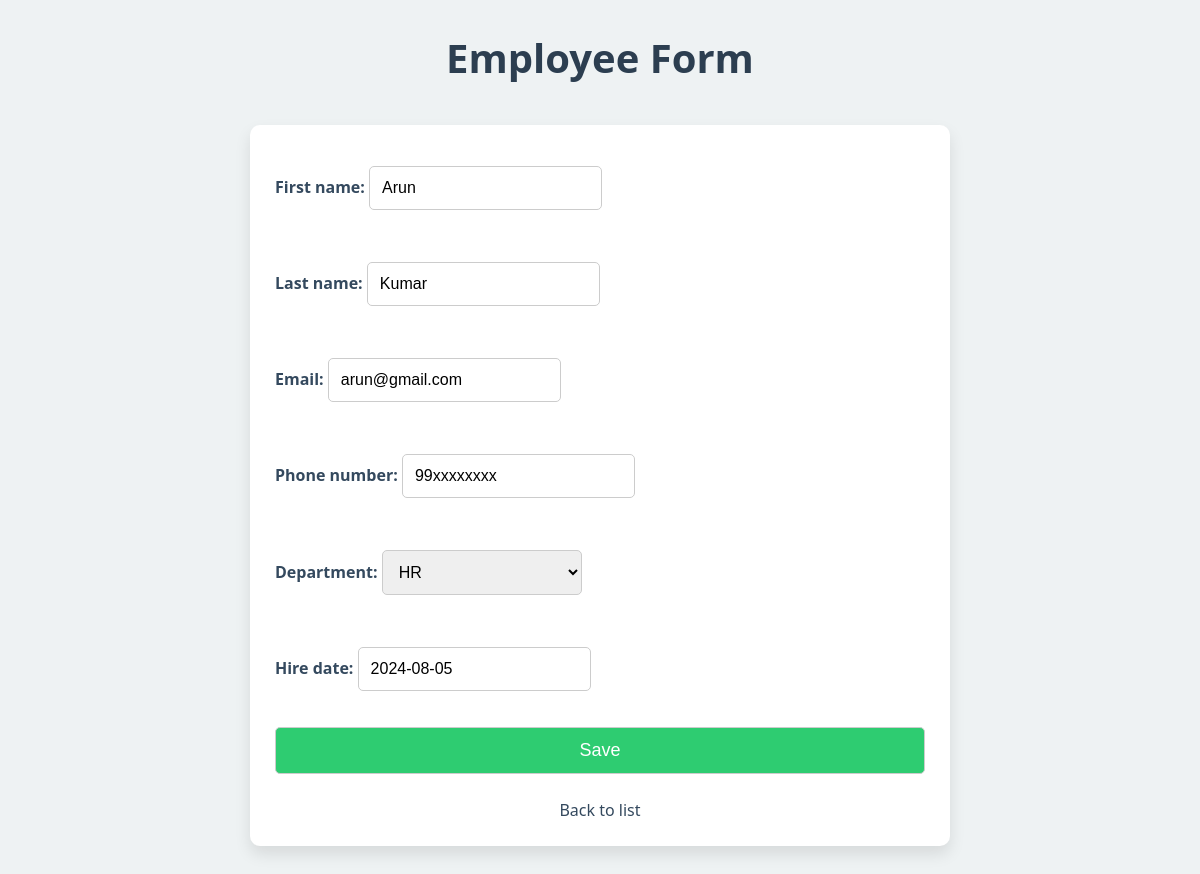
The app's page /employee/1/edit/ with its own data.
### employees/models.py (models this page shows, shortened)
class Employee(models.Model):
    first_name = models.CharField(max_length=100)
    last_name = models.CharField(max_length=100)
    email = models.EmailField()
    phone_number = models.CharField(max_length=15)
    department = models.ForeignKey(Department, on_delete=models.CASCADE)
    hire_date = models.DateField()

### employees/views.py (the view)
# urls.py: path('employee/<int:pk>/edit/', views.employee_edit, name='employee_edit'),
def employee_edit(request, pk):
    employee = get_object_or_404(Employee, pk=pk)
    if request.method == "POST":
        form = EmployeeForm(request.POST, instance=employee)
        if form.is_valid():
            form.save()
            return redirect('employee_list')
    else:
        form = EmployeeForm(instance=employee)
    return render(request, 'employees/employee_form.html', {'form': form})

### employees/forms.py
class EmployeeForm(forms.ModelForm):
    class Meta:
        model = Employee
        fields = ['first_name', 'last_name', 'email', 'phone_number', 'department', 'hire_date']

### employees/models.py (called while the page is built)
    def __str__(self):
        return self.name

### employees/templates/employees/employee_form.html (shortened to what this page needs)
{% load static %}
<!DOCTYPE html>
<html lang="en">
<head>
    <link rel="stylesheet" type="text/css" href="{% static 'styles.css' %}">
</head>
<body>
    <h1>Employee Form</h1>
    <div class="form-container">
        <form method="post">
            {{ form.as_p }}
            <button type="submit">Save</button>
        </form>
        <a class="back-link" href="{% url 'employee_list' %}">Back to list</a>
    </div>
</body>
</html>

### employees/static/styles.css (style rules this page uses)
body { font-family: Arial, sans-serif; margin: 20px; }
h1 { color: #333; }
a { color: #1a73e8; text-decoration: none; }

### employees/templates/employees/employee_form.html (style rules this page uses)
body { font-family: 'Segoe UI', Tahoma, Geneva, Verdana, sans-serif; background-color: #eef2f3; color: #333; margin: 0; padding: 0; }
h1 { text-align: center; color: #2c3e50; margin-top: 30px; font-size: 2.5rem; }
.form-container { max-width: 650px; background-color: #fff; margin: 40px auto; padding: 25px; border-radius: 10px; box-shadow: 0 8px 16px rgba(0, 0, 0, 0.1); transition: transform 0.3s ease-in-out, box-shadow 0.3s ease-in-out; }
form { display: flex; flex-direction: column; gap: 20px; }
label { font-weight: bold; color: #34495E; }
input, select, button { padding: 12px; border: 1px solid #ccc; border-radius: 5px; font-size: 16px; transition: border-color 0.3s ease, background-color 0.3s ease; }
button { background-color: #2ecc71; color: white; cursor: pointer; font-size: 18px; transition: background-color 0.3s ease, box-shadow 0.3s ease; }
.back-link { text-align: center; display: block; margin-top: 25px; color: #34495E; font-size: 16px; text-decoration: none; transition: color 0.3s ease; }

### records on screen
Employee: first_name "Arun", last_name "Kumar", email "arun@gmail.com", phone_number "99xxxxxxxx", department "HR", hire_date "2024-08-05"
